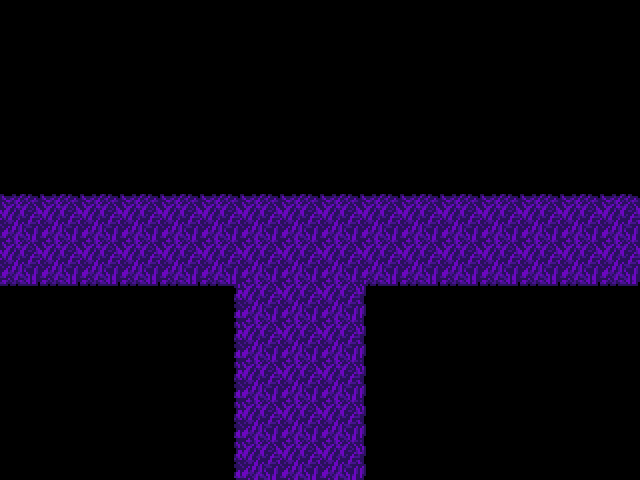

Below is a game level as drawn by its tile map, then a one-line description and the .tmx file that defines it, in full:
An orthogonal 16x12 tile map with 40x40 px tiles, 2 tile layers (tiles, decal), 3 tilesets and 19 objects (3x transition, entryup, entryright, entryleft, entrydown, ...).

<map version="1.9" tiledversion="1.9.0" orientation="orthogonal" renderorder="right-down" width="16" height="12" tilewidth="40" tileheight="40" infinite="0" nextlayerid="13" nextobjectid="109">
 <editorsettings>
  <export target="fields_11.lua" format="lua" />
 </editorsettings>
 <properties>
  <property name="border" value="castle" />
  <property name="music" value="deltarune/field_of_hopes" />
  <property name="name" value="Field - Seam's Shop" />
 </properties>
 <tileset firstgid="1" source="../../../tilesets/bg_darkfield_tiles.tsx" />
 <tileset firstgid="67" source="../../../tilesets/bg_treetiles_new.tsx" />
 <tileset firstgid="71" source="../../../tilesets/chapter1.tsx" />
 <layer id="1" name="tiles" width="16" height="12">
  <data encoding="csv">
0,0,0,0,0,0,0,0,0,0,0,0,0,0,0,0,
0,0,0,0,0,0,0,0,0,0,0,0,0,0,0,0,
0,0,0,0,0,0,0,0,0,0,0,0,0,0,0,0,
0,0,0,0,0,0,0,0,0,0,0,0,0,0,0,0,
20,20,20,20,20,20,20,20,20,20,20,20,20,20,20,20,
52,52,52,52,52,52,52,52,52,52,52,52,52,52,52,52,
52,52,52,52,52,52,52,52,52,52,52,52,52,52,52,52,
8,8,8,8,8,9,52,52,52,7,8,8,8,8,8,8,
0,0,0,0,0,15,52,52,52,13,0,0,0,0,0,0,
0,0,0,0,0,15,52,52,52,13,0,0,0,0,0,0,
0,0,0,0,0,15,52,52,52,13,0,0,0,0,0,0,
0,0,0,0,0,15,52,52,52,13,0,0,0,0,0,0
</data>
 </layer>
 <objectgroup id="11" name="objects_props">
  <object id="88" gid="75" x="110" y="200" width="382" height="206" />
 </objectgroup>
 <layer id="2" name="decal" width="16" height="12">
  <data encoding="csv">
0,0,0,0,0,0,0,0,0,0,0,0,0,0,0,0,
0,0,0,0,0,0,0,0,0,0,0,0,0,0,0,0,
0,0,0,0,0,0,0,0,0,0,0,0,0,0,0,0,
0,0,0,0,0,0,0,0,0,0,0,0,0,0,0,0,
0,0,0,0,0,0,0,0,0,0,0,0,0,0,0,0,
0,0,0,0,0,0,0,0,0,0,0,0,0,0,0,0,
0,0,0,0,0,0,0,0,0,0,0,0,0,0,0,0,
0,0,0,0,0,0,0,0,0,0,0,0,0,0,0,0,
0,0,0,0,0,0,0,0,0,0,0,0,0,0,0,0,
0,0,0,0,0,0,0,0,0,0,0,0,0,0,0,0,
0,0,0,0,0,0,0,0,0,0,0,0,0,0,0,0,
0,0,0,0,0,0,0,0,0,0,0,0,0,0,0,0
</data>
 </layer>
 <objectgroup color="#0000ff" id="3" name="collision" opacity="0.5">
  <object id="89" x="0" y="160" width="254" height="40" />
  <object id="90" x="347.818" y="160" width="292.182" height="40" />
  <object id="91" x="360" y="280" width="280" height="40" />
  <object id="92" x="360" y="320" width="40" height="160" />
  <object id="93" x="200" y="320" width="40" height="160" />
  <object id="94" x="0" y="280" width="240" height="40" />
 </objectgroup>
 <objectgroup color="#7f00ff" id="4" name="markers">
  <object id="99" name="entryup" x="300" y="440">
   <point />
  </object>
  <object id="100" name="entryright" x="40" y="240">
   <point />
  </object>
  <object id="101" name="entryleft" x="600" y="240">
   <point />
  </object>
  <object id="102" name="entrydown" x="300" y="250">
   <point />
  </object>
 </objectgroup>
 <objectgroup color="#ff00ff" id="5" name="objects">
  <object id="95" name="savepoint" x="500" y="200">
   <properties>
    <property name="simple" type="bool" value="true" />
    <property name="text1" value="The power of antique shops shines within you." />
   </properties>
   <point />
  </object>
  <object id="96" gid="67" x="0" y="502" width="210" height="182" />
  <object id="97" gid="68" x="400" y="502" width="210" height="182" />
  <object id="98" x="254.043" y="160" width="93.9565" height="40" />
  <object id="103" name="transition" x="240" y="460" width="120" height="40">
   <properties>
    <property name="border" value="castle" />
    <property name="map" value="cloudwebs/_ch1/fields_10" />
    <property name="marker" value="entrydown" />
    <property name="music" value="deltarune/field_of_hopes" />
    <property name="name" value="Field" />
   </properties>
  </object>
  <object id="104" name="transition" x="-20" y="200" width="40" height="80">
   <properties>
    <property name="map" value="cloudwebs/_ch1/fields_12" />
    <property name="marker" value="entryleft" />
   </properties>
  </object>
  <object id="105" name="transition" x="620" y="200" width="40" height="80">
   <properties>
    <property name="map" value="cloudwebs/_ch1/fields_13" />
    <property name="marker" value="entryright" />
   </properties>
  </object>
 </objectgroup>
 <objectgroup id="9" name="objects_trees" />
 <objectgroup id="10" name="objects_treesobj" />
 <objectgroup color="#00ff00" id="12" name="controllers">
  <object id="108" name="darkness" x="40" y="40">
   <properties>
    <property name="alpha" type="float" value="0.95" />
    <property name="characters" value="player" />
    <property name="extend" type="bool" value="true" />
    <property name="light_alpha" type="float" value="1" />
    <property name="light_color" type="color" value="#ffaaff00" />
    <property name="light_radius" type="float" value="50" />
    <property name="style" value="soft" />
   </properties>
   <point />
  </object>
 </objectgroup>
</map>
